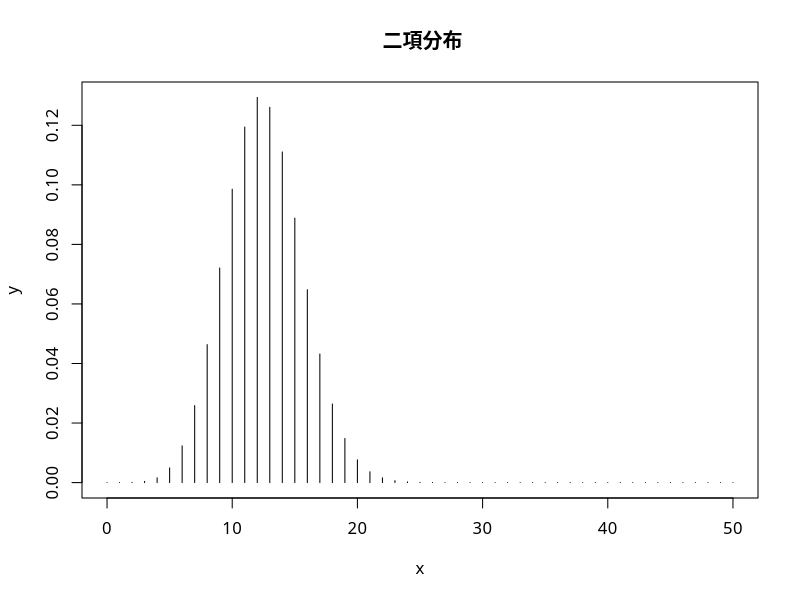

This figure's R source:
x = 0:50
y = dbinom(x,50,0.25)
par(family="HiraMaruProN-W4")                  
plot(x,y,type='h',xlab='x',ylab='y',main=' 二項分布')
